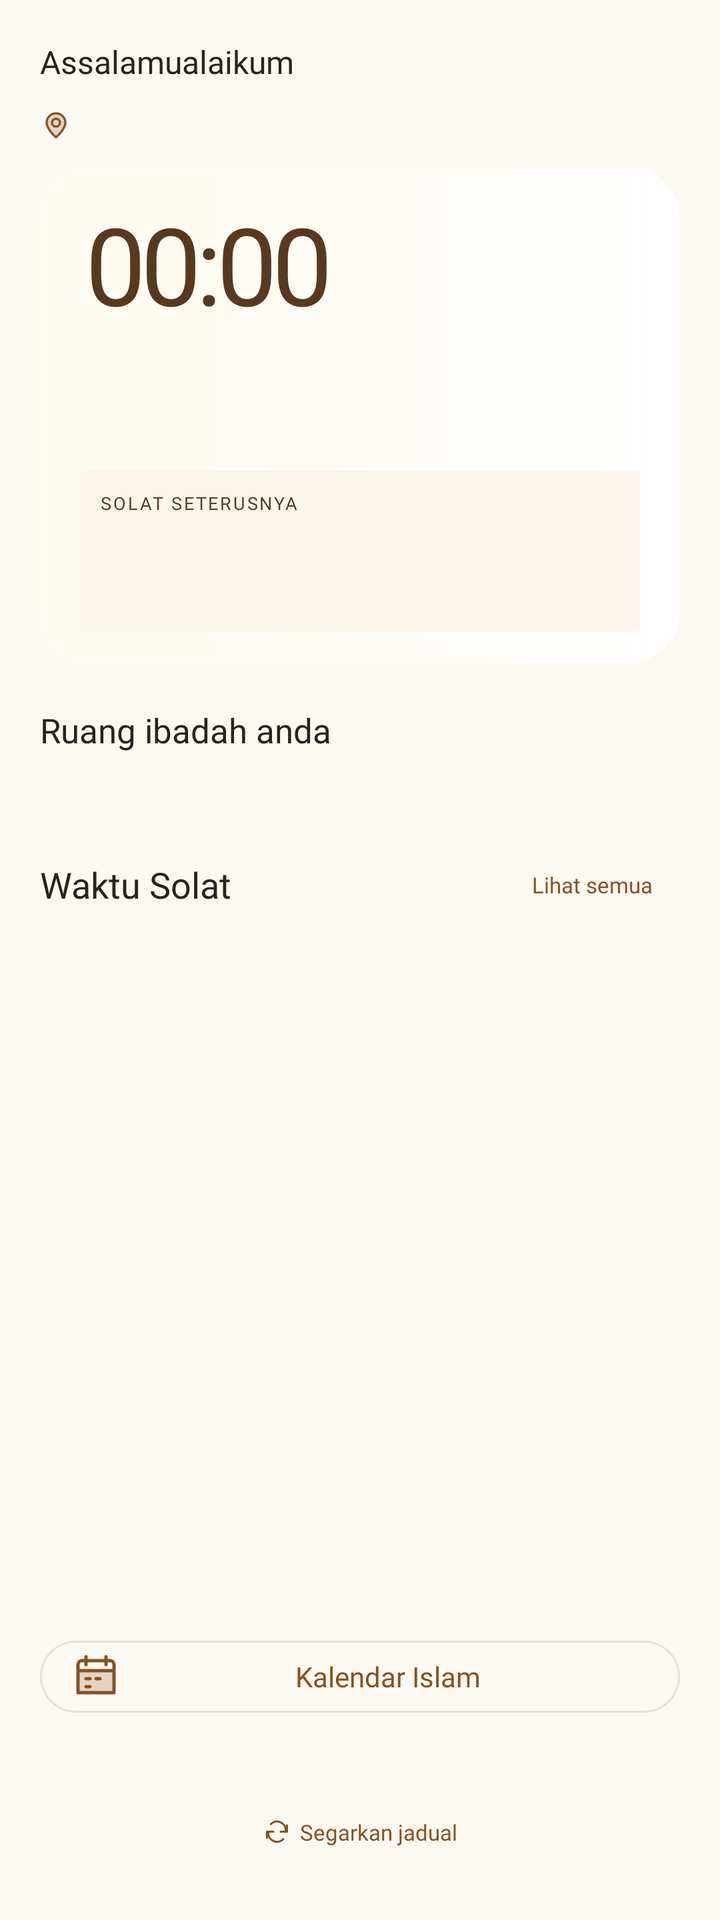
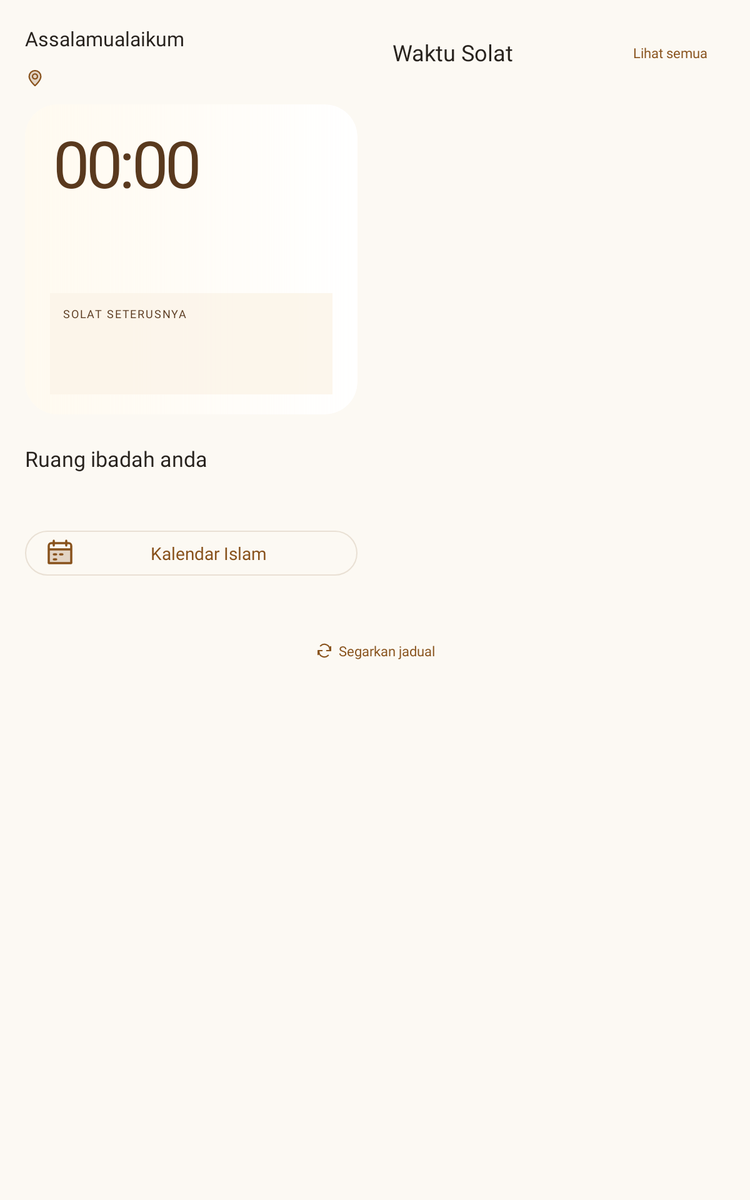

An Android layout and its configuration variant, each rendered on a device that would load it. The default file and the variant file are quoted in full after the pictures.
<!-- AndroidManifest.xml: application theme Theme.WaktuSolat -->
<!-- res/layout/screen_today.xml -->
<androidx.core.widget.NestedScrollView xmlns:android="http://schemas.android.com/apk/res/android" xmlns:app="http://schemas.android.com/apk/res-auto" android:id="@+id/root_scroll" android:layout_width="match_parent" android:layout_height="match_parent" android:fillViewport="true" android:clipToPadding="false"><LinearLayout android:layout_width="match_parent" android:layout_height="wrap_content" android:orientation="vertical" android:padding="20dp"><TextView android:layout_width="match_parent" android:layout_height="wrap_content" android:text="@string/greeting" android:textSize="16sp" android:fontFamily="@font/jakarta_bold" android:textColor="@color/text_primary"/>
<com.google.android.material.button.MaterialButton android:id="@+id/location_button" style="@style/Widget.App.TextButton" android:layout_width="match_parent" android:layout_height="wrap_content" android:minHeight="42dp" android:paddingStart="0dp" android:gravity="start|center_vertical" android:textSize="12sp" android:maxLines="2" app:icon="@drawable/ic_location" app:iconSize="16dp" app:iconTint="@color/prayer_text"/>
<include layout="@layout/home_hero"/><include android:layout_width="match_parent" android:layout_height="wrap_content" android:layout_marginTop="22dp" layout="@layout/home_actions"/><include android:layout_width="match_parent" android:layout_height="wrap_content" android:layout_marginTop="20dp" layout="@layout/home_prayers"/><FrameLayout android:id="@+id/quran_banner_host" android:layout_width="match_parent" android:layout_height="148dp" android:layout_marginTop="20dp"/><FrameLayout android:id="@+id/daily_banner_host" android:layout_width="match_parent" android:layout_height="148dp" android:layout_marginTop="18dp"/><com.google.android.material.button.MaterialButton android:id="@+id/calendar_button" style="@style/Widget.App.OutlinedButton" android:layout_width="match_parent" android:layout_height="wrap_content" android:layout_marginTop="16dp" android:text="@string/kalendar" app:icon="@drawable/ic_calendar" app:iconTint="@color/prayer_text"/><ProgressBar android:id="@+id/progress" style="?android:attr/progressBarStyleHorizontal" android:layout_width="match_parent" android:layout_height="3dp" android:indeterminate="true" android:visibility="gone"/>
<TextView android:id="@+id/status" android:layout_width="match_parent" android:layout_height="wrap_content" android:layout_marginTop="16dp" android:gravity="center" android:textSize="10sp" android:textColor="@color/text_secondary"/>
<com.google.android.material.button.MaterialButton android:id="@+id/refresh" style="@style/Widget.App.TextButton" android:layout_width="wrap_content" android:layout_height="wrap_content" android:layout_gravity="center_horizontal" android:text="@string/refresh" android:textSize="11sp" app:icon="@drawable/ic_refresh" app:iconSize="15dp" app:iconTint="@color/prayer_text"/>
</LinearLayout></androidx.core.widget.NestedScrollView>
<!-- res/layout/home_hero.xml (included above) -->
<com.google.android.material.card.MaterialCardView xmlns:android="http://schemas.android.com/apk/res/android" xmlns:app="http://schemas.android.com/apk/res-auto" android:layout_width="match_parent" android:layout_height="248dp" app:cardCornerRadius="26dp" app:cardElevation="0dp" app:strokeWidth="0dp"><androidx.constraintlayout.widget.ConstraintLayout android:layout_width="match_parent" android:layout_height="match_parent"><ImageView android:layout_width="match_parent" android:layout_height="match_parent" android:src="@drawable/hero_mosque" android:scaleType="centerCrop" android:importantForAccessibility="no"/><View android:layout_width="match_parent" android:layout_height="match_parent" android:background="@drawable/bg_hero_scrim"/>
<androidx.appcompat.widget.AppCompatTextView android:id="@+id/clock" android:layout_width="0dp" android:layout_height="72dp" android:layout_marginStart="24dp" android:layout_marginEnd="24dp" android:layout_marginTop="12dp" android:fontFamily="@font/jakarta_bold" android:textColor="@color/art_text" android:textSize="60sp" android:letterSpacing="-0.05" android:fontFeatureSettings="tnum" android:text="00:00" app:autoSizeTextType="uniform" app:autoSizeMinTextSize="36sp" app:autoSizeMaxTextSize="60sp" app:autoSizeStepGranularity="2sp" app:layout_constraintTop_toTopOf="parent" app:layout_constraintStart_toStartOf="parent" app:layout_constraintEnd_toEndOf="parent"/>
<TextView android:id="@+id/hijri" android:layout_width="0dp" android:layout_height="wrap_content" android:layout_marginTop="6dp" android:textSize="12sp" android:textColor="@color/art_text" app:layout_constraintTop_toBottomOf="@id/clock" app:layout_constraintStart_toStartOf="@id/clock" app:layout_constraintEnd_toEndOf="@id/clock"/>
<TextView android:id="@+id/gregorian" android:layout_width="0dp" android:layout_height="wrap_content" android:layout_marginTop="4dp" android:textSize="11sp" android:textColor="@color/art_text" app:layout_constraintTop_toBottomOf="@id/hijri" app:layout_constraintStart_toStartOf="@id/clock" app:layout_constraintEnd_toEndOf="@id/clock"/>
<LinearLayout android:layout_width="0dp" android:layout_height="wrap_content" android:layout_marginStart="20dp" android:layout_marginEnd="20dp" android:layout_marginBottom="16dp" android:padding="10dp" android:background="#DDFCF5E9" android:orientation="vertical" app:layout_constraintBottom_toBottomOf="parent" app:layout_constraintStart_toStartOf="parent" app:layout_constraintEnd_toEndOf="parent"><TextView android:id="@+id/next_label" android:layout_width="match_parent" android:layout_height="wrap_content" android:text="@string/hero_next" android:textSize="9sp" android:letterSpacing="0.1" android:textColor="@color/art_text"/><LinearLayout android:layout_width="match_parent" android:layout_height="wrap_content" android:layout_marginTop="5dp" android:orientation="horizontal" android:gravity="center_vertical"><TextView android:id="@+id/next_name" android:layout_width="0dp" android:layout_height="wrap_content" android:layout_weight="1" android:fontFamily="@font/jakarta_bold" android:textSize="17sp" android:textColor="@color/art_text"/><TextView android:id="@+id/next_time" android:layout_width="wrap_content" android:layout_height="wrap_content" android:fontFamily="@font/jakarta_bold" android:textSize="17sp" android:textColor="@color/art_text"/></LinearLayout><TextView android:id="@+id/countdown" android:layout_width="match_parent" android:layout_height="wrap_content" android:layout_marginTop="4dp" android:textSize="12sp" android:fontFeatureSettings="tnum" android:textColor="@color/art_text"/></LinearLayout></androidx.constraintlayout.widget.ConstraintLayout></com.google.android.material.card.MaterialCardView>
<!-- res/layout/home_actions.xml (included above) -->
<LinearLayout xmlns:android="http://schemas.android.com/apk/res/android" xmlns:app="http://schemas.android.com/apk/res-auto" android:layout_width="match_parent" android:layout_height="wrap_content" android:orientation="vertical"><TextView android:layout_width="match_parent" android:layout_height="wrap_content" android:text="@string/feature_heading" android:textSize="17sp" android:fontFamily="@font/jakarta_bold" android:textColor="@color/text_primary"/><GridLayout android:id="@+id/feature_grid" android:layout_width="match_parent" android:layout_height="wrap_content" android:layout_marginTop="12dp" android:columnCount="3" android:padding="6dp" android:background="@drawable/bg_navigation"/></LinearLayout>
<!-- res/layout/home_prayers.xml (included above) -->
<LinearLayout xmlns:android="http://schemas.android.com/apk/res/android" xmlns:app="http://schemas.android.com/apk/res-auto" android:layout_width="match_parent" android:layout_height="wrap_content" android:orientation="vertical"><LinearLayout android:layout_width="match_parent" android:layout_height="44dp" android:orientation="horizontal" android:gravity="center_vertical"><TextView android:layout_width="0dp" android:layout_height="wrap_content" android:layout_weight="1" android:text="@string/waktu_solat" android:textSize="18sp" android:fontFamily="@font/jakarta_bold" android:textColor="@color/text_primary"/><com.google.android.material.button.MaterialButton android:id="@+id/all_times" style="@style/Widget.App.TextButton" android:layout_width="wrap_content" android:layout_height="wrap_content" android:text="@string/semua" android:textSize="11sp"/></LinearLayout><FrameLayout android:id="@+id/prayer_scroll_host" android:layout_width="match_parent" android:layout_height="wrap_content"><LinearLayout android:id="@+id/prayer_rows" android:layout_width="match_parent" android:layout_height="wrap_content" android:orientation="horizontal"/></FrameLayout></LinearLayout>
<!-- resources referenced by this layout -->
<resources>
  <color name="art_text">#59391E</color>
  <color name="prayer_text">#88521C</color>
  <color name="text_primary">#28231E</color>
  <color name="text_secondary">#6F6459</color>
  <!-- drawable bg_hero_scrim (drawable) -->
  <shape xmlns:android="http://schemas.android.com/apk/res/android"><gradient android:angle="0" android:startColor="#DAFFF9ED" android:centerColor="#66FFF8EA" android:endColor="#00FFF9ED"/></shape>
  <!-- drawable ic_calendar (drawable) -->
  <vector xmlns:android="http://schemas.android.com/apk/res/android" android:width="24dp" android:height="24dp" android:viewportWidth="24" android:viewportHeight="24"><path android:fillColor="#C7A45B" android:fillAlpha="0.22" android:pathData="M3,9h18v11H3z"/><path android:strokeColor="#C7A45B" android:strokeWidth="1.65" android:strokeLineCap="round" android:strokeLineJoin="round" android:fillColor="#00000000" android:pathData="M5,4h14a2,2 0,0 1,2,2v14H3V6a2,2 0,0 1,2,-2M7,2v4M17,2v4M3,9h18M7,13h2M12,13h2M7,17h2"/></vector>
  <!-- drawable ic_location (drawable) -->
  <vector xmlns:android="http://schemas.android.com/apk/res/android" android:width="24dp" android:height="24dp" android:viewportWidth="24" android:viewportHeight="24"><path android:fillColor="#B58B54" android:fillAlpha="0.22" android:pathData="M19,10c0,5 -7,11 -7,11S5,15 5,10a7,7 0,0 1,14,0z"/><path android:strokeColor="#B58B54" android:strokeWidth="1.65" android:strokeLineCap="round" android:strokeLineJoin="round" android:fillColor="#00000000" android:pathData="M19,10c0,5 -7,11 -7,11S5,15 5,10a7,7 0,0 1,14,0M12,7a3,3 0,1 0,0,6a3,3 0,0 0,0,-6"/></vector>
  <!-- drawable ic_refresh (drawable) -->
  <vector xmlns:android="http://schemas.android.com/apk/res/android" android:width="24dp" android:height="24dp" android:viewportWidth="24" android:viewportHeight="24"><path android:strokeColor="#AC8149" android:strokeWidth="1.65" android:strokeLineCap="round" android:strokeLineJoin="round" android:fillColor="#00000000" android:pathData="M20,7v5h-5M4,17v-5h5M19,11a7,7 0,0 0,-12,-5M5,13a7,7 0,0 0,12,5"/></vector>
  <string name="feature_heading">Ruang ibadah anda</string>
  <string name="greeting">Assalamualaikum</string>
  <string name="hero_next">SOLAT SETERUSNYA</string>
  <string name="kalendar">Kalendar Islam</string>
  <string name="refresh">Segarkan jadual</string>
  <string name="semua">Lihat semua</string>
  <string name="waktu_solat">Waktu Solat</string>
  <style name="Widget.App.OutlinedButton" parent="Widget.MaterialComponents.Button.OutlinedButton"><item name="cornerRadius">18dp</item><item name="strokeColor">@color/divider</item><item name="android:textColor">@color/prayer_text</item><item name="android:textAllCaps">false</item><item name="android:letterSpacing">0</item><item name="android:minHeight">48dp</item></style>
  <style name="Widget.App.TextButton" parent="Widget.MaterialComponents.Button.TextButton"><item name="android:textColor">@color/prayer_text</item><item name="android:textAllCaps">false</item><item name="android:letterSpacing">0</item></style>
  <!-- from res/values-v27/ -->
  <style name="Theme.WaktuSolat" parent="Base.Theme.WaktuSolat"><item name="android:windowLightNavigationBar">true</item></style>
  <color name="divider">#E9E0D4</color>
  <color name="colorPrimary">#8F5920</color>
  <color name="colorPrimaryDark">#67411F</color>
  <color name="on_primary">#FFFFFF</color>
  <color name="colorAccent">#E8B86D</color>
  <color name="on_accent">#4B301B</color>
  <color name="surface">#FFFFFF</color>
  <color name="background">#FCF9F3</color>
  <style name="Widget.App.Button" parent="Widget.MaterialComponents.Button"><item name="cornerRadius">18dp</item><item name="android:textAllCaps">false</item><item name="android:letterSpacing">0</item><item name="android:minHeight">50dp</item><item name="fontFamily">@font/jakarta_semibold</item></style>
  <!-- some entries are left out for length -->
</resources>
<!-- res/layout-sw600dp/screen_today.xml (the repository's variant of the layout above) -->
<!-- drawn on a 7-inch tablet held upright -->
<androidx.core.widget.NestedScrollView xmlns:android="http://schemas.android.com/apk/res/android" xmlns:app="http://schemas.android.com/apk/res-auto" android:id="@+id/root_scroll" android:layout_width="match_parent" android:layout_height="match_parent" android:fillViewport="true" android:clipToPadding="false"><LinearLayout android:layout_width="match_parent" android:layout_height="wrap_content" android:orientation="vertical" android:padding="20dp"><LinearLayout android:layout_width="match_parent" android:layout_height="wrap_content" android:orientation="horizontal"><LinearLayout android:layout_width="0dp" android:layout_height="wrap_content" android:layout_weight="1" android:layout_marginEnd="14dp" android:orientation="vertical"><TextView android:layout_width="match_parent" android:layout_height="wrap_content" android:text="@string/greeting" android:textSize="16sp" android:fontFamily="@font/jakarta_bold" android:textColor="@color/text_primary"/>
<com.google.android.material.button.MaterialButton android:id="@+id/location_button" style="@style/Widget.App.TextButton" android:layout_width="match_parent" android:layout_height="wrap_content" android:minHeight="42dp" android:paddingStart="0dp" android:gravity="start|center_vertical" android:textSize="12sp" android:maxLines="2" app:icon="@drawable/ic_location" app:iconSize="16dp" app:iconTint="@color/prayer_text"/>
<include layout="@layout/home_hero"/><include android:layout_width="match_parent" android:layout_height="wrap_content" android:layout_marginTop="24dp" layout="@layout/home_actions"/><com.google.android.material.button.MaterialButton android:id="@+id/calendar_button" style="@style/Widget.App.OutlinedButton" android:layout_width="match_parent" android:layout_height="wrap_content" android:layout_marginTop="16dp" android:text="@string/kalendar" app:icon="@drawable/ic_calendar" app:iconTint="@color/prayer_text"/></LinearLayout><LinearLayout android:layout_width="0dp" android:layout_height="wrap_content" android:layout_weight="1" android:layout_marginStart="14dp" android:orientation="vertical"><include layout="@layout/home_prayers"/><FrameLayout android:id="@+id/quran_banner_host" android:layout_width="match_parent" android:layout_height="148dp" android:layout_marginTop="20dp"/><FrameLayout android:id="@+id/daily_banner_host" android:layout_width="match_parent" android:layout_height="148dp" android:layout_marginTop="18dp"/></LinearLayout></LinearLayout><ProgressBar android:id="@+id/progress" style="?android:attr/progressBarStyleHorizontal" android:layout_width="match_parent" android:layout_height="3dp" android:indeterminate="true" android:visibility="gone"/>
<TextView android:id="@+id/status" android:layout_width="match_parent" android:layout_height="wrap_content" android:layout_marginTop="16dp" android:gravity="center" android:textSize="10sp" android:textColor="@color/text_secondary"/>
<com.google.android.material.button.MaterialButton android:id="@+id/refresh" style="@style/Widget.App.TextButton" android:layout_width="wrap_content" android:layout_height="wrap_content" android:layout_gravity="center_horizontal" android:text="@string/refresh" android:textSize="11sp" app:icon="@drawable/ic_refresh" app:iconSize="15dp" app:iconTint="@color/prayer_text"/>
</LinearLayout></androidx.core.widget.NestedScrollView>
